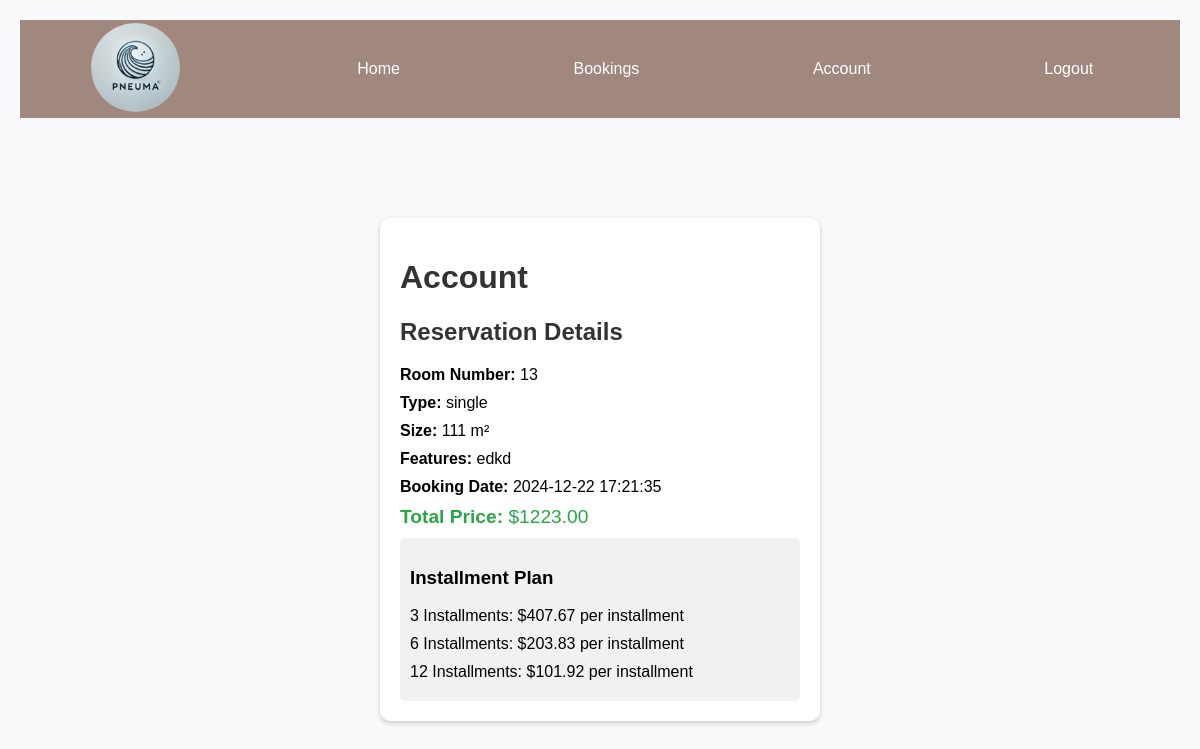
Page /account.php (signed in) on the committed database.
### tables this page shows
CREATE TABLE `bookings` (
  `booking_id` int(11) NOT NULL,
  `student_number` int(11) NOT NULL,
  `room_id` int(11) NOT NULL,
  `booking_date` datetime DEFAULT current_timestamp(),
  `status` enum('Pending','Confirmed','Canceled') DEFAULT 'Pending'
);

CREATE TABLE `rooms` (
  `room_id` int(11) NOT NULL,
  `type` varchar(50) NOT NULL,
  `size` int(11) NOT NULL,
  `features` text NOT NULL,
  `front_view` varchar(100) NOT NULL,
  `price` decimal(10,2) NOT NULL,
  `availability` enum('Available','Not Available') DEFAULT 'Available',
  `dorm_id` int(11) NOT NULL
);

### account.php (the view, shortened to what this page needs)
<?php
require 'connect.php';
$student_number = $_SESSION['student_number'];
$reservationQuery = "SELECT r.room_id, r.type, r.size, r.features, r.price, b.booking_date, b.status
                     FROM bookings b
                     JOIN rooms r ON b.room_id = r.room_id
                     WHERE b.student_number = $student_number AND b.status = 'Pending'";
$reservationResult = mysqli_query($conn, $reservationQuery);
$reservation = mysqli_fetch_assoc($reservationResult);
?>
<!DOCTYPE html>
<html lang="en">
<head>
    <link rel="stylesheet" href="style.css">
</head>
<body>
<header class="navigator">
    <ul>
      <li><img src="img/logo.jpeg" alt="Logo"></li>
      <li><a href="student.php">Home</a></li>
      <li><a href="booking.php">Bookings</a></li>
      <li><a href="account.php">Account</a></li>
      <li><a href="logout.php">Logout</a></li>
    </ul>
</header>
<div class="container">
    <h1>Account</h1>
    <?php if ($reservation) { ?>
        <div class="reservation-details">
            <h2>Reservation Details</h2>
            <p><strong>Room Number:</strong> <?php echo htmlspecialchars($reservation['room_id']); ?></p>
            <p><strong>Type:</strong> <?php echo htmlspecialchars($reservation['type']); ?></p>
            <p><strong>Size:</strong> <?php echo htmlspecialchars($reservation['size']); ?> m²</p>
            <p><strong>Features:</strong> <?php echo htmlspecialchars($reservation['features']); ?></p>
            <p><strong>Booking Date:</strong> <?php echo htmlspecialchars($reservation['booking_date']); ?></p>
            <p class="price-info"><strong>Total Price:</strong> $<?php echo htmlspecialchars($reservation['price']); ?></p>
            <div class="installments">
                <h3>Installment Plan</h3>
                <p>3 Installments: $<?php echo number_format($reservation['price'] / 3, 2); ?> per installment</p>
                <p>6 Installments: $<?php echo number_format($reservation['price'] / 6, 2); ?> per installment</p>
                <p>12 Installments: $<?php echo number_format($reservation['price'] / 12, 2); ?> per installment</p>
            </div>
        </div>
    <?php } else { ?>
        <p>You have no active reservations.</p>
    <?php } ?>
</div>
</body>
</html>

### style.css (style rules this page uses)
body { font-family: Arial, sans-serif; }
.navigator ul { list-style-type: none; margin: 0; padding: 0; display: flex; align-items: center; overflow: hidden; background-color: #A1887F; justify-content: space-around; }
.navigator li { margin: 0; padding: 0; }
.navigator li img { border-radius: 50%; width: 89px; height: 89px; margin-right: 20px; }
.navigator li a { display: block; color: white; text-align: center; padding: 40px 16px; text-decoration: none; font-family: Arial, sans-serif; font-size: 16px; }
.container { width: 400px; margin: 100px auto; padding: 20px; background-color: rgba(255, 255, 255, 0.9); border-radius: 10px; box-shadow: 0 4px 6px rgba(0, 0, 0, 0.1); }

### account.php (style rules this page uses)
body { font-family: Arial, sans-serif; margin: 20px; background-color: #f8f9fa; }
.container { background: white; padding: 20px; border-radius: 10px; box-shadow: 0 2px 5px rgba(0, 0, 0, 0.2); }
h1, h2 { color: #333; }
p { margin: 10px 0; }
.reservation-details { margin-top: 20px; }
.price-info { font-size: 1.2em; color: #28a745; }
.installments { margin-top: 10px; padding: 10px; background-color: #f1f1f1; border-radius: 5px; }

### rows in the picture
bookings: room.room_id "13", room.type "single", room.size "111", room.features "edkd", booking_date "2024-12-22 17:21:35", room.price "1223.00", $reservation['price']/3 "407.67", $reservation['price']/6 "203.83", $reservation['price']/12 "101.92"
